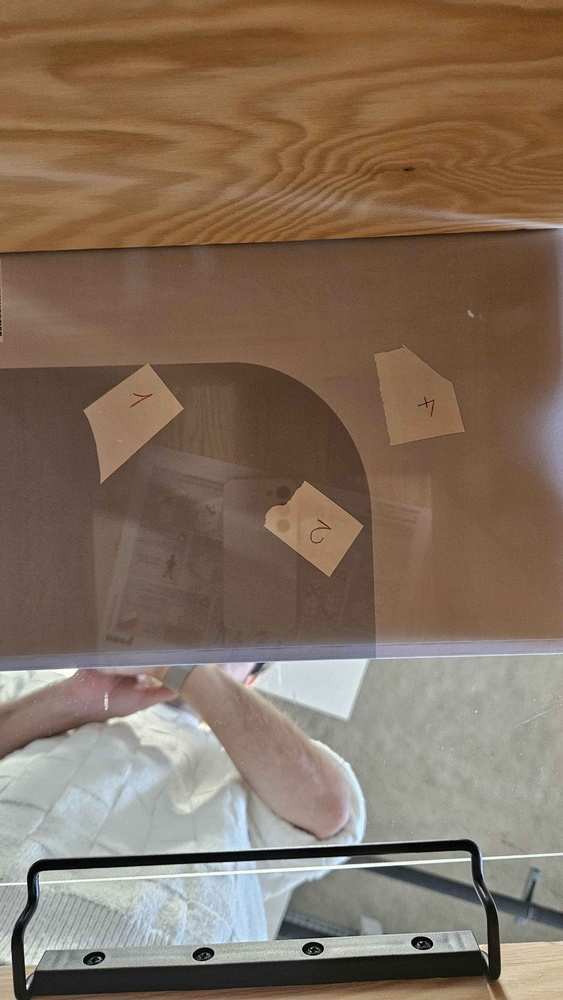
#> input picture test/image.jpg, 563 x 1000 px, shrunk from 2252 x 4000 before the run, found by its file name
$ python detect_all_arucos.py image.jpg '#' Scanner une image existante
#> lines starting #> are read from the running program, lines starting #| are printed output that depends on the picture
#!/usr/bin/env python3
"""
Script simple pour détecter TOUS les ArUcos dans une image.
Utile pour identifier l'ID de marqueurs inconnus.

Usage:
    python3 detect_all_arucos.py              # Prendre une photo et scanner
    python3 detect_all_arucos.py image.jpg    # Scanner une image existante
"""

import cv2
import sys
import os
import subprocess
import shutil

# Dictionnaire ArUco (même que chess_detector.py)
ARUCO_DICT = cv2.aruco.DICT_4X4_50

def take_photo(filepath="temp_scan.jpg"):
    """Prend une photo rapide avec rpicam-still"""
    if shutil.which('rpicam-still'):
        cmd = 'rpicam-still'
    else:
        cmd = 'libcamera-still'

    print(f"📷 Capture avec {cmd}...")
    args = [cmd, '-n', '-o', filepath, '--timeout', '2000']

    try:
        subprocess.run(args, capture_output=True, timeout=30)
        print(f"✅ Photo enregistrée: {filepath}")
        return filepath
    except Exception as e:
        print(f"❌ Erreur: {e}")
        return None

def detect_all_arucos(image_path):
    """Détecte TOUS les ArUcos dans l'image"""
#> called with image_path = 'image.jpg'
    # Charger l'image
    img = cv2.imread(image_path)
#> img is the input picture: shape (1000, 563, 3); mean B, G, R 93.9, 111.2, 131.2
    if img is None:
        print(f"❌ Impossible de charger: {image_path}")
        return

    print(f"📷 Image: {image_path} ({img.shape[1]}x{img.shape[0]})")
#| 📷 Image: image.jpg (563x1000)

    # Convertir en niveaux de gris
    gray = cv2.cvtColor(img, cv2.COLOR_BGR2GRAY)
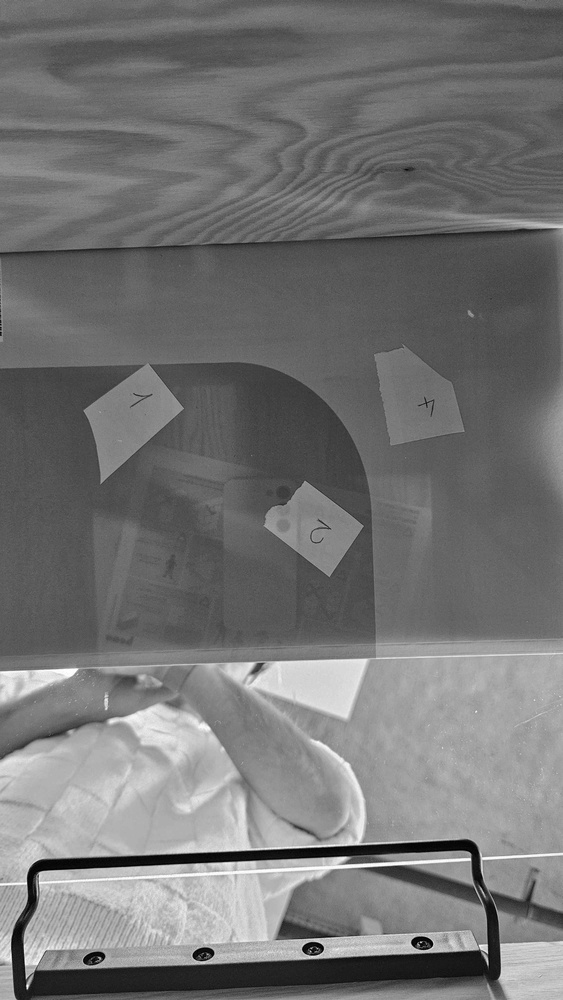
#> gray: shape (1000, 563); min 0, max 255, mean 115.2

    # Créer le détecteur ArUco
    aruco_dict = cv2.aruco.getPredefinedDictionary(ARUCO_DICT)
    parameters = cv2.aruco.DetectorParameters()
    detector = cv2.aruco.ArucoDetector(aruco_dict, parameters)

    # Détecter
    print("\n🔍 Détection des ArUcos...")
    corners, ids, rejected = detector.detectMarkers(gray)
#> corners = (); ids = None; rejected = ([[304, 480], [364, 525], [329, 577], [262, 526]], [[117, 216], [81, 226], [67, 222], [105, 212]], [[461, 982], [430, 989], [418, 987], [442, 981]], [[350, 786], [357, 800], [358, 818], [351, 803]], [[478, 884], [488, 897], [486, 901], [477, 886]])

    if ids is not None and len(ids) > 0:
        print(f"\n✅ {len(ids)} ArUco(s) détecté(s):\n")

        # Trier par ID
        sorted_ids = sorted([(int(marker_id), i) for i, marker_id in enumerate(ids.flatten())])

        for marker_id, idx in sorted_ids:
            marker_corners = corners[idx][0]
            center_x = sum(c[0] for c in marker_corners) / 4
            center_y = sum(c[1] for c in marker_corners) / 4

            # Déterminer la catégorie
            if 0 <= marker_id <= 15:
                category = "🟦 PIÈCE BLANCHE"
            elif 16 <= marker_id <= 31:
                category = "🟥 PIÈCE NOIRE"
            elif 32 <= marker_id <= 35:
                category = "📐 CALIBRATION PLATEAU"
            else:
                category = "❓ AUTRE (peut-être le robot?)"

            print(f"   ID {marker_id:2d} - {category}")
            print(f"          Centre: ({center_x:.1f}, {center_y:.1f})")
            print()

        # Dessiner sur l'image
        img_annotated = img.copy()
        cv2.aruco.drawDetectedMarkers(img_annotated, corners, ids)

        # Sauvegarder
        output_path = "detected_arucos.jpg"
        cv2.imwrite(output_path, img_annotated)
        print(f"💾 Image annotée sauvegardée: {output_path}")

    else:
        print("\n❌ Aucun ArUco détecté")
        print("   Vérifiez:")
        print("   - La qualité de l'image (netteté, éclairage)")
        print("   - La taille des marqueurs (pas trop petits)")
        print("   - Le dictionnaire utilisé (DICT_4X4_50)")

if __name__ == "__main__":
    print("=" * 60)
    print("🔍 DÉTECTION DE TOUS LES ARUCOS")
    print("=" * 60)

    if len(sys.argv) < 2:
        print("\n❌ Veuillez fournir une image en argument")
        print("Usage: python3 detect_all_arucos.py <image.jpg>")
        sys.exit(1)

    image_path = sys.argv[1]

    if not os.path.exists(image_path):
        print(f"\n❌ Fichier introuvable: {image_path}")
        sys.exit(1)

    detect_all_arucos(image_path)

    print("\n" + "=" * 60)
